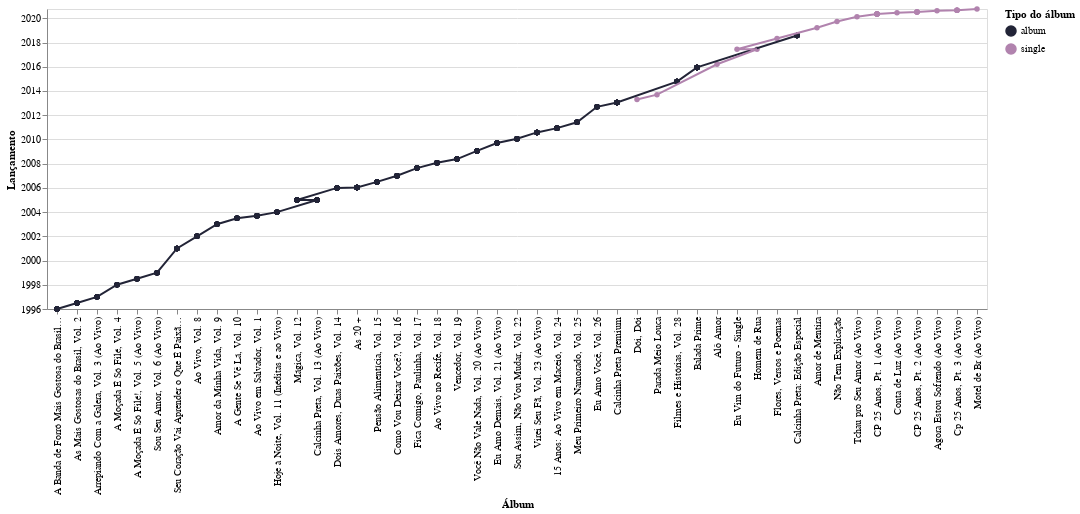

This figure's notebook cell:
### Code cell
# linha do tempo de lançamentos
range_ = ['#222437', '#B183AE']
chart_circle = alt.Chart(data).mark_circle(opacity = 1).encode(
    y = alt.Y('release_date:T', axis = alt.Axis(title='Lançamento')),
    x = alt.X('album:N', sort='y', axis = alt.Axis(title='Álbum')),
    color = alt.Color('album_type', legend=alt.Legend(title="Tipo do álbum"), scale=alt.Scale(range = range_)),
    tooltip = ['album','album_type','release_date:T']
)
chart_line = alt.Chart(data).mark_line(opacity = 1).encode(
    y = alt.Y('release_date:T', axis = alt.Axis(title='Lançamento')),
    x = alt.X('album:N', sort='y', axis = alt.Axis(title='Álbum')),
    color = alt.Color('album_type', legend=alt.Legend(title="Tipo do álbum"), scale=alt.Scale(range = range_)),
    tooltip = ['album','album_type','release_date:T']
)
chart_circle + chart_line

### Figure 1 — Vega-Lite specification as saved in the notebook (floating-point values rounded to 4 significant figures; data arrays with more than 128 entries replaced by an {"elided": "..."} marker saying what was removed)
{"config": {"view": {"continuousWidth": 400, "continuousHeight": 300}}, "layer": [{"mark": {"type": "circle", "opacity": 1}, "encoding": {"color": {"type": "nominal", "field": "album_type", "legend": {"title": "Tipo do álbum"}, "scale": {"range": ["#222437", "#B183AE"]}}, "tooltip": [{"type": "nominal", "field": "album"}, {"type": "nominal", "field": "album_type"}, {"type": "temporal", "field": "release_date"}], "x": {"type": "nominal", "axis": {"title": "Álbum"}, "field": "album", "sort": "y"}, "y": {"type": "temporal", "axis": {"title": "Lançamento"}, "field": "release_date"}}}, {"mark": {"type": "line", "opacity": 1}, "encoding": {"color": {"type": "nominal", "field": "album_type", "legend": {"title": "Tipo do álbum"}, "scale": {"range": ["#222437", "#B183AE"]}}, "tooltip": [{"type": "nominal", "field": "album"}, {"type": "nominal", "field": "album_type"}, {"type": "temporal", "field": "release_date"}], "x": {"type": "nominal", "axis": {"title": "Álbum"}, "field": "album", "sort": "y"}, "y": {"type": "temporal", "axis": {"title": "Lançamento"}, "field": "release_date"}}}], "data": {"name": "data-bffaa0e30f5b5e9fd69639f18803e72e"}, "$schema": "https://vega.github.io/schema/vega-lite/v4.8.1.json", "datasets": {"data-bffaa0e30f5b5e9fd69639f18803e72e": {"elided": "487 records"}}}
